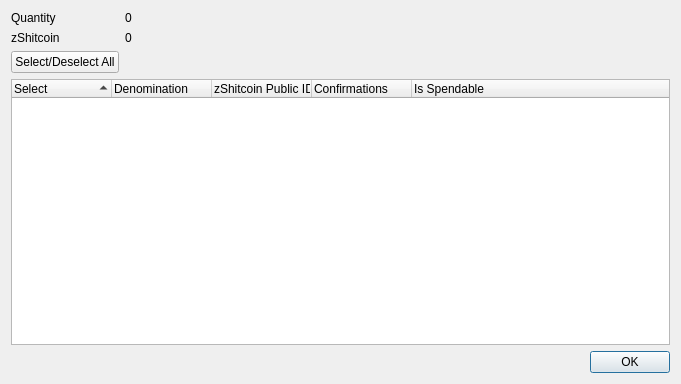
<?xml version="1.0" encoding="UTF-8"?>
<ui version="4.0">
 <class>ZShitcoinControlDialog</class>
 <widget class="QDialog" name="ZShitcoinControlDialog">
  <property name="geometry">
   <rect>
    <x>0</x>
    <y>0</y>
    <width>681</width>
    <height>384</height>
   </rect>
  </property>
  <property name="minimumSize">
   <size>
    <width>681</width>
    <height>384</height>
   </size>
  </property>
  <property name="windowTitle">
   <string>Select zShitcoin to Spend</string>
  </property>
  <layout class="QGridLayout" name="gridLayout">
   <item row="0" column="0">
    <layout class="QFormLayout" name="formLayout">
     <property name="sizeConstraint">
      <enum>QLayout::SetDefaultConstraint</enum>
     </property>
     <item row="0" column="0">
      <widget class="QLabel" name="labelQuantity">
       <property name="text">
        <string>Quantity</string>
       </property>
      </widget>
     </item>
     <item row="0" column="1">
      <widget class="QLabel" name="labelQuantity_int">
       <property name="text">
        <string>0</string>
       </property>
      </widget>
     </item>
     <item row="1" column="0">
      <widget class="QLabel" name="labelZShitcoin">
       <property name="text">
        <string>zShitcoin</string>
       </property>
      </widget>
     </item>
     <item row="1" column="1">
      <widget class="QLabel" name="labelZShitcoin_int">
       <property name="text">
        <string>0</string>
       </property>
      </widget>
     </item>
     <item row="2" column="0">
      <widget class="QPushButton" name="pushButtonAll">
       <property name="text">
        <string>Select/Deselect All</string>
       </property>
      </widget>
     </item>
    </layout>
   </item>
   <item row="1" column="0">
    <layout class="QVBoxLayout" name="verticalLayout">
     <item>
      <widget class="QTreeWidget" name="treeWidget">
       <property name="minimumSize">
        <size>
         <width>0</width>
         <height>250</height>
        </size>
       </property>
       <property name="alternatingRowColors">
        <bool>true</bool>
       </property>
       <property name="sortingEnabled">
        <bool>true</bool>
       </property>
       <property name="columnCount">
        <number>5</number>
       </property>
       <attribute name="headerDefaultSectionSize">
        <number>100</number>
       </attribute>
       <column>
        <property name="text">
         <string notr="true">Select</string>
        </property>
       </column>
       <column>
        <property name="text">
         <string notr="true">Denomination</string>
        </property>
       </column>
       <column>
        <property name="text">
         <string notr="true">zShitcoin Public ID</string>
        </property>
       </column>
       <column>
        <property name="text">
         <string notr="true">Confirmations</string>
        </property>
       </column>
       <column>
        <property name="text">
         <string>Is Spendable</string>
        </property>
       </column>
      </widget>
     </item>
     <item>
      <widget class="QDialogButtonBox" name="buttonBox">
       <property name="orientation">
        <enum>Qt::Horizontal</enum>
       </property>
       <property name="standardButtons">
        <set>QDialogButtonBox::Ok</set>
       </property>
      </widget>
     </item>
    </layout>
   </item>
  </layout>
 </widget>
 <resources/>
 <connections>
  <connection>
   <sender>buttonBox</sender>
   <signal>accepted()</signal>
   <receiver>ZShitcoinControlDialog</receiver>
   <slot>accept()</slot>
   <hints>
    <hint type="sourcelabel">
     <x>248</x>
     <y>254</y>
    </hint>
    <hint type="destinationlabel">
     <x>157</x>
     <y>274</y>
    </hint>
   </hints>
  </connection>
  <connection>
   <sender>buttonBox</sender>
   <signal>rejected()</signal>
   <receiver>ZShitcoinControlDialog</receiver>
   <slot>reject()</slot>
   <hints>
    <hint type="sourcelabel">
     <x>316</x>
     <y>260</y>
    </hint>
    <hint type="destinationlabel">
     <x>286</x>
     <y>274</y>
    </hint>
   </hints>
  </connection>
 </connections>
</ui>
